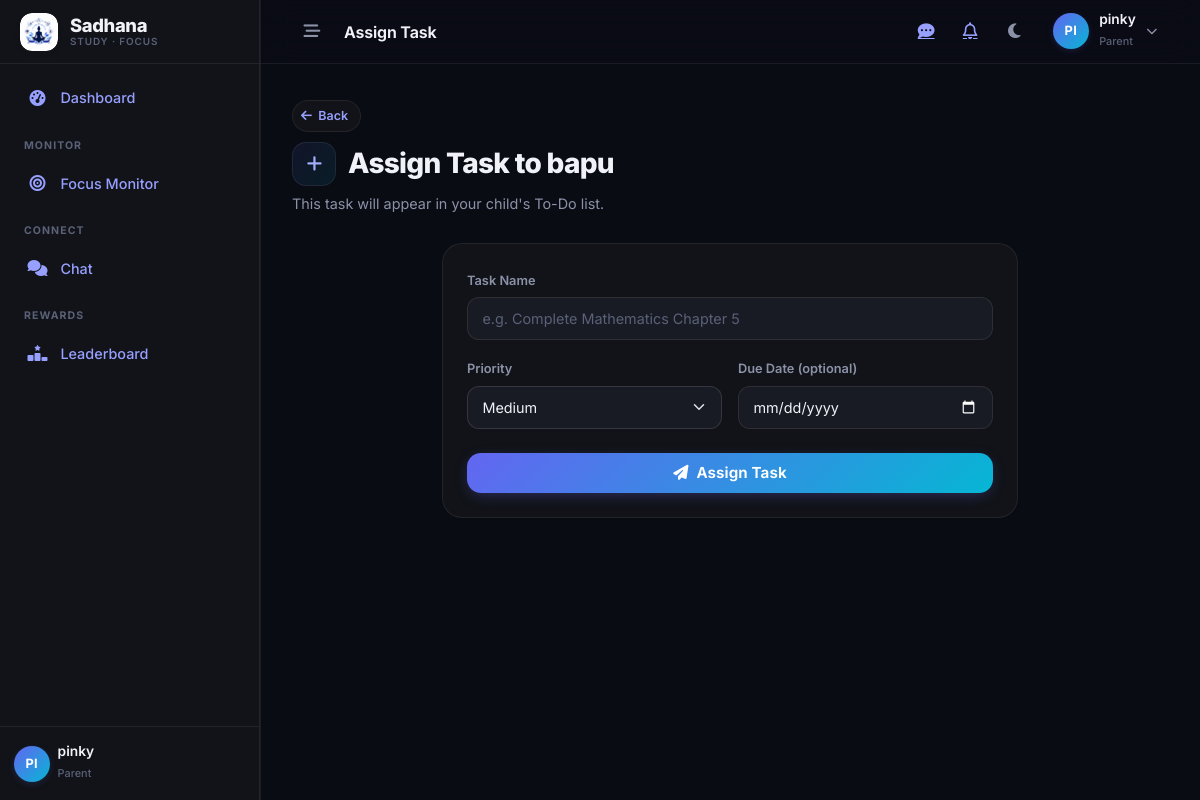
Page /tasks/parent/assign/1/ (signed in) on the committed database.
### users/models.py (models this page shows, shortened)
class User(AbstractUser):
    ROLE_CHOICES = (
        ('PARENT', 'Parent'),
        ('CHILD', 'Child'),
        ('ADMIN', 'Admin'),
    )
    role = models.CharField(max_length=10, choices=ROLE_CHOICES, default='CHILD')
    child_id = models.CharField(max_length=20, unique=True, blank=True, null=True)

### tasks/views.py (the view, shortened to what this page needs)
# urls.py: path('parent/assign/<int:child_id>/', views.parent_assign_task, name='parent_assign_task'),
@login_required
def parent_assign_task(request, child_id):
    if request.user.role != 'PARENT':
        return redirect('dashboard_router')
    conn = ConnectionRequest.objects.filter(parent=request.user, child_id=child_id, status='ACCEPTED').first()
    if not conn:
        messages.error(request, 'Not connected to this child.')
        return redirect('parent_dashboard')
    child = conn.child
    context = {'child': child}
    return render(request, 'tasks/parent_assign_task.html', context)

### templates/tasks/parent_assign_task.html (shortened to what this page needs)
{% extends 'base.html' %}
{% block topbar_title %}Assign Task{% endblock %}
{% block content %}
<a href="{% url 'parent_child_todo' child.id %}" class="sd-breadcrumb"><i class="fa-solid fa-arrow-left"></i> Back</a>
<div class="sd-page-header">
    <div>
        <h2 class="sd-page-title"><span class="sd-title-icon"><i class="fa-solid fa-plus"></i></span> Assign Task to {{ child.username }}</h2>
        <p class="sd-page-subtitle">This task will appear in your child's To-Do list.</p>
    </div>
</div>
<div class="row">
    <div class="col-lg-8 mx-auto">
        <div class="card">
            <div class="card-body p-4">
                <form method="POST">
                    <div class="mb-3">
                        <label class="form-label">Task Name</label>
                        <input type="text" class="form-control form-control-lg" name="task_name" placeholder="e.g. Complete Mathematics Chapter 5" required>
                    </div>
                    <div class="row g-3 mb-4">
                        <div class="col-md-6">
                            <label class="form-label">Priority</label>
                            <select class="form-select" name="priority">
                                <option value="MEDIUM" selected>Medium</option>
                            </select>
                        </div>
                        <div class="col-md-6">
                            <label class="form-label">Due Date (optional)</label>
                            <input type="date" class="form-control" name="due_date">
                        </div>
                    </div>
                    <button type="submit" class="btn btn-gradient w-100 btn-lg"><i class="fa-solid fa-paper-plane me-2"></i>Assign Task</button>
                </form>
            </div>
        </div>
    </div>
</div>
{% endblock %}

### templates/base.html (shortened to what this page needs)
{% load static %}
<!DOCTYPE html>
<html lang="en" data-bs-theme="dark">
<head>
    <link href="https://cdn.jsdelivr.net/npm/bootstrap@5.3.2/dist/css/bootstrap.min.css" rel="stylesheet">
    <link rel="stylesheet" href="https://cdnjs.cloudflare.com/ajax/libs/font-awesome/6.4.2/css/all.min.css" />
    <link rel="stylesheet" href="/static/css/style.css?v=20260908">
</head>
<body class="{% if user.is_authenticated %}has-sidebar{% endif %} {% block body_class %}{% endblock %}">
    {% if user.is_authenticated %}
    <div class="sd-app">
        <aside class="sd-sidebar" id="sdSidebar" aria-label="Main navigation">
            <a class="sd-sidebar-brand" href="{% url 'home' %}" title="Sadhana">
                <span class="sd-brand-mark"><img src="{% static 'images/logo.jpeg' %}" alt="Sadhana logo"></span>
                <span class="sd-brand-name">Sadhana<small>Study &middot; Focus</small></span>
            </a>
            <nav class="sd-nav">
                <a class="sd-nav-link {% if request.resolver_match.url_name == 'dashboard_router' or request.resolver_match.url_name == 'parent_dashboard' or request.resolver_match.url_name == 'child_dashboard' %}active{% endif %}"
                   href="{% url 'dashboard_router' %}">
                    <i class="fa-solid fa-gauge-high"></i><span>Dashboard</span>
                </a>
                {% if user.role == 'PARENT' %}
                <div class="sd-nav-heading">Monitor</div>
                <a class="sd-nav-link {% if request.resolver_match.url_name and 'focus' in request.resolver_match.url_name %}active{% endif %}"
                   href="{% url 'parent_focus_dashboard' %}">
                    <i class="fa-solid fa-bullseye"></i><span>Focus Monitor</span>
                </a>
                {% endif %}
                {% if user.role == 'PARENT' or user.role == 'CHILD' %}
                <div class="sd-nav-heading">Connect</div>
                <a class="sd-nav-link {% if request.resolver_match.url_name == 'chat_page' %}active{% endif %}"
                   href="{% url 'chat:chat_page' %}">
                    <i class="fa-solid fa-comments"></i><span>Chat</span>
                </a>
                {% endif %}
                {% if user.is_staff or user.role == 'ADMIN' or user.role == 'PARENT' or user.role == 'CHILD' %}
                <div class="sd-nav-heading">Rewards</div>
                <a class="sd-nav-link {% if request.resolver_match.url_name == 'reward_leaderboard' %}active{% endif %}"
                   href="{% url 'reward_leaderboard' %}">
                    <i class="fa-solid fa-ranking-star"></i><span>Leaderboard</span>
                </a>
                {% endif %}
            </nav>
            <div class="sd-nav-footer">
                <div class="d-flex align-items-center gap-2 sd-sidebar-footer-user">
                    <span class="sd-avatar">{{ user.username|slice:":2"|upper }}</span>
                    <span class="overflow-hidden">
                        <span class="sd-user-name d-block">{{ user.username }}</span>
                        <span class="sd-user-role">{{ user.role|lower }}</span>
                    </span>
                </div>
            </div>
        </aside>
        <div class="sd-main">
            <header class="sd-topbar">
                <button class="sd-icon-btn sd-desktop-only" id="sdCollapseToggle" type="button" aria-label="Collapse sidebar">
                    <i class="fa-solid fa-bars-staggered"></i>
                </button>
                <h1 class="sd-topbar-title">{% block topbar_title %}{% endblock %}</h1>
                <div class="ms-auto d-flex align-items-center gap-1">
                    {% if user.role == 'PARENT' or user.role == 'CHILD' %}
                    <a class="sd-icon-btn" href="{% url 'chat:chat_page' %}" aria-label="Chat messages">
                        <i class="fa-solid fa-comment-dots"></i>
                    </a>
                    {% endif %}
                    <a class="sd-icon-btn" href="{% url 'notification_list' %}" aria-label="Notifications">
                        <i class="fa-regular fa-bell"></i>
                    </a>
                    <button id="theme-toggle" class="sd-icon-btn" type="button" aria-label="Toggle color theme">
                        <i class="fa-solid fa-moon"></i>
                    </button>
                    <div class="dropdown ms-1">
                        <button class="sd-user-menu" type="button" data-bs-toggle="dropdown"
                                aria-expanded="false" aria-label="Account menu">
                            <span class="sd-avatar">{{ user.username|slice:":2"|upper }}</span>
                            <span class="d-none d-md-block">
                                <span class="sd-user-name d-block">{{ user.username }}</span>
                                <span class="sd-user-role">{{ user.role|lower }}</span>
                            </span>
                        </button>
                    </div>
                </div>
            </header>
            <main class="sd-content" id="sd-main-content">
    {% endif %}
        {% block content %}{% endblock %}
    </main>
    {% if user.is_authenticated %}
        </div>
    </div>
    {% endif %}
</body>
</html>

### rows in the picture
User: username "PI", username "pinky", role "Parent"
User: username "bapu"
